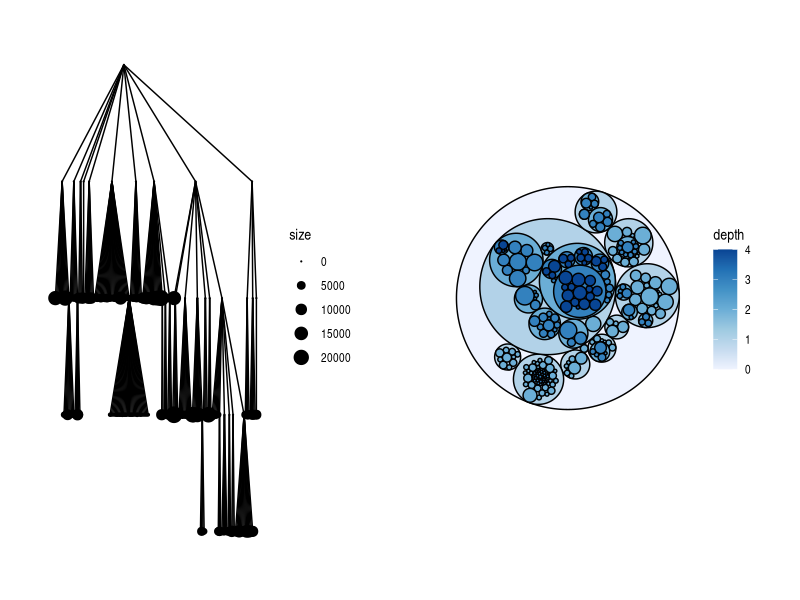
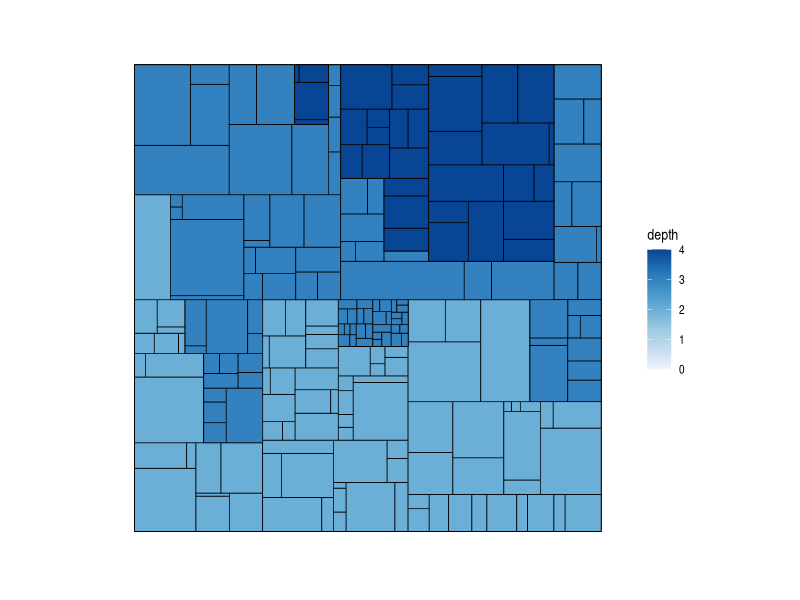

Recreate these plots in R, in order.
## ---- chunk 1
library(knitr)
opts_chunk$set(cache = FALSE, message = FALSE, warning = FALSE, echo = TRUE)
## ---- chunk 2
library(tidyverse)
library(ggraph)
library(tidygraph)
library(gridExtra)
theme_set(theme_graph())
## ---- chunk 3
#| fig-width: 12
#| fig.cap: "A tree and the equivalent representation using containment. The outer circle corresponds to the root node in the tree
#| and paths down the tree are associated with sequences of nested circles."
graph <- tbl_graph(flare$vertices, flare$edges)

p1 <- ggraph(graph, "tree") +
  geom_edge_link() +
  geom_node_point(aes(size = size)) +
  scale_size(range = c(0.1, 5))
p2 <- ggraph(graph, "circlepack", weight = size) +
  geom_node_circle(aes(fill = depth)) +
  scale_fill_distiller(direction = 1) +
  coord_fixed()

grid.arrange(p1, p2, ncol = 2)
## ---- chunk 4
#| fig.cap: "A treemap representation associated with the tree from above."
ggraph(graph, "treemap", weight = size) +
  geom_node_tile(aes(fill = depth, size = depth), size = 0.25) +
  scale_fill_distiller(direction = 1) +
  coord_fixed()
## ---- chunk 5
#| echo: FALSE
#| fig.cap: "An example of how hierarchy across groups of nodes can be encoded within a network."
include_graphics("https://uwmadison.box.com/shared/static/wy5pw79og5at35rncgn4ep2uuzawoduc.png")
